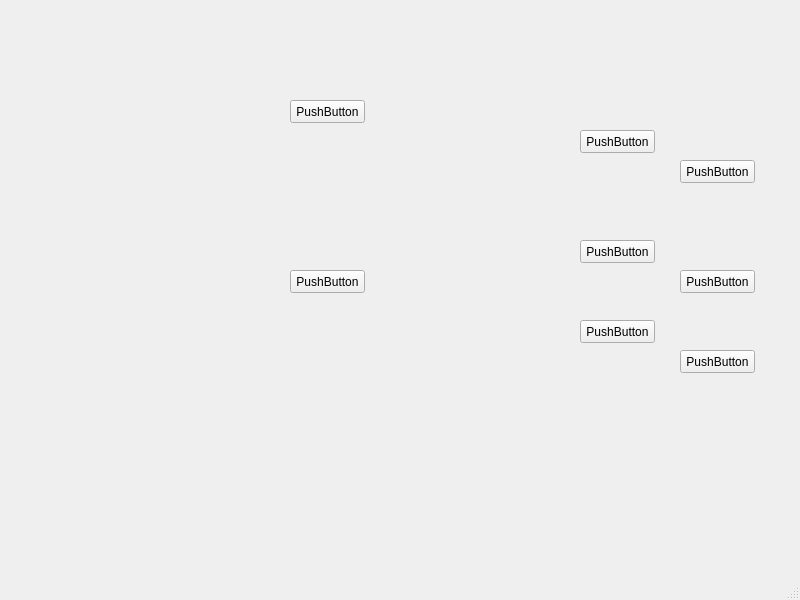
<?xml version="1.0" encoding="UTF-8"?>
<ui version="4.0">
 <class>MainWindow</class>
 <widget class="QMainWindow" name="MainWindow">
  <property name="geometry">
   <rect>
    <x>0</x>
    <y>0</y>
    <width>800</width>
    <height>600</height>
   </rect>
  </property>
  <property name="windowTitle">
   <string>MainWindow</string>
  </property>
  <widget class="QWidget" name="centralwidget">
   <widget class="QPushButton" name="pushButton">
    <property name="geometry">
     <rect>
      <x>290</x>
      <y>100</y>
      <width>75</width>
      <height>23</height>
     </rect>
    </property>
    <property name="text">
     <string>PushButton</string>
    </property>
   </widget>
   <widget class="QPushButton" name="pushButton_2">
    <property name="geometry">
     <rect>
      <x>290</x>
      <y>270</y>
      <width>75</width>
      <height>23</height>
     </rect>
    </property>
    <property name="text">
     <string>PushButton</string>
    </property>
   </widget>
   <widget class="QPushButton" name="pushButton_3">
    <property name="geometry">
     <rect>
      <x>580</x>
      <y>130</y>
      <width>75</width>
      <height>23</height>
     </rect>
    </property>
    <property name="text">
     <string>PushButton</string>
    </property>
   </widget>
   <widget class="QPushButton" name="pushButton_4">
    <property name="geometry">
     <rect>
      <x>580</x>
      <y>240</y>
      <width>75</width>
      <height>23</height>
     </rect>
    </property>
    <property name="text">
     <string>PushButton</string>
    </property>
   </widget>
   <widget class="QPushButton" name="pushButton_5">
    <property name="geometry">
     <rect>
      <x>580</x>
      <y>320</y>
      <width>75</width>
      <height>23</height>
     </rect>
    </property>
    <property name="text">
     <string>PushButton</string>
    </property>
   </widget>
   <widget class="QPushButton" name="pushButton_6">
    <property name="geometry">
     <rect>
      <x>680</x>
      <y>350</y>
      <width>75</width>
      <height>23</height>
     </rect>
    </property>
    <property name="text">
     <string>PushButton</string>
    </property>
   </widget>
   <widget class="QPushButton" name="pushButton_7">
    <property name="geometry">
     <rect>
      <x>680</x>
      <y>270</y>
      <width>75</width>
      <height>23</height>
     </rect>
    </property>
    <property name="text">
     <string>PushButton</string>
    </property>
   </widget>
   <widget class="QPushButton" name="pushButton_8">
    <property name="geometry">
     <rect>
      <x>680</x>
      <y>160</y>
      <width>75</width>
      <height>23</height>
     </rect>
    </property>
    <property name="text">
     <string>PushButton</string>
    </property>
   </widget>
  </widget>
  <widget class="QMenuBar" name="menubar">
   <property name="geometry">
    <rect>
     <x>0</x>
     <y>0</y>
     <width>800</width>
     <height>23</height>
    </rect>
   </property>
  </widget>
  <widget class="QStatusBar" name="statusbar"/>
 </widget>
 <resources/>
 <connections/>
</ui>
